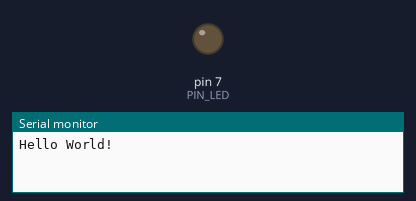
Bench run of a sketch on a simulated Arduino Uno, built with avr-gcc and run on an emulated ATmega328P. Shown: output pins drawn as LEDs (lit = HIGH), the last lines printed to the serial monitor. Dashed ring = blinking. At 2.1 s the program stops and its outputs stay as they are.

Above: at 0.5 s.
At 1.85 s:
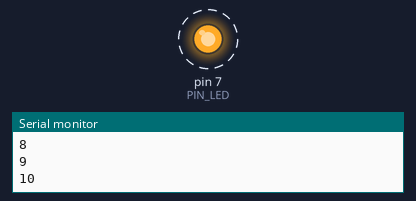
Timing chart, 0 to 3.0 s (numbered marks = the images above):
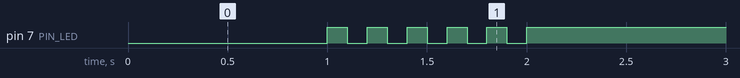

The sketch:

05_practice_2.ino
```cpp
#define PIN_LED 7
unsigned int count, toggle, t, b;

void setup() {
  pinMode(PIN_LED, OUTPUT);
  Serial.begin(115200); // Initialize serial port
  while (!Serial) {
    ; // wait for serial port to connect.
  }
  Serial.println("Hello World!");
  count = toggle = t = 0;
  b = 1;
  digitalWrite(PIN_LED, toggle); // turn off LED.
}

void loop() {

  if(t <= 1){
    digitalWrite(PIN_LED, 0);
    delay(500);
    t = t + 1;
    }

  if(t > 1){
    while(b){
      Serial.println(t);
      toggle = toggle_state(toggle);
      digitalWrite(PIN_LED, toggle);
      delay(100);
      t = t + 1;
      if(t > 12){
        b = 0;
        }
      }
    }

  if (t > 10){
    digitalWrite(PIN_LED, 1);
    while(1){} // infinite loop
    }

}

int toggle_state(int toggle) {
  if (toggle == 0)
  {
    return toggle + 1;
  }
  else
  {
    return toggle - 1;
  }
}
```

Measured:
- by itself, pin 7 (PIN_LED): alternates HIGH for 0.10 s and LOW for 0.10 s, 11 changes in all, then stays HIGH
